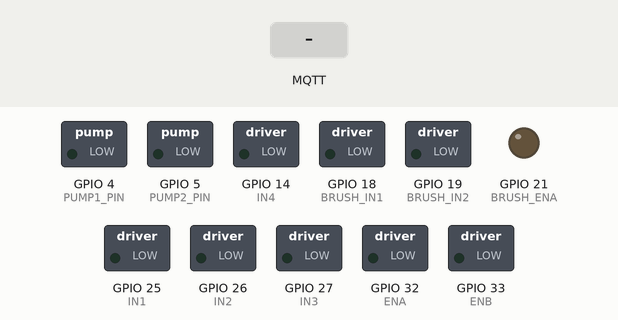
The sketch below on a simulated ESP32. Shown: switched loads named in the sketch (green lamp = pin HIGH), output pins drawn as LEDs (lit = HIGH). The test bench sets the inputs (shaded band). WiFi joins after 1.5 s; servers stay silent unless stated; random numbers use the default seed unless the sketch sets one; no MQTT or app messages arrive unless stated; what the sketch prints to the serial monitor is not drawn.

Above: at 2.7 s.
2.8 s: MQTT message "forward" arrives on the first subscribed topic
At 4.0 s:
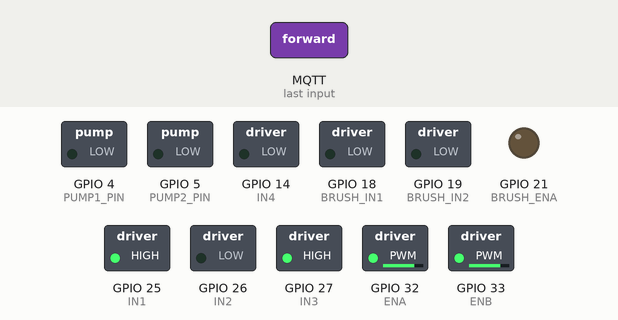
4.3 s: MQTT message "backward" arrives on the first subscribed topic
At 5.1 s:
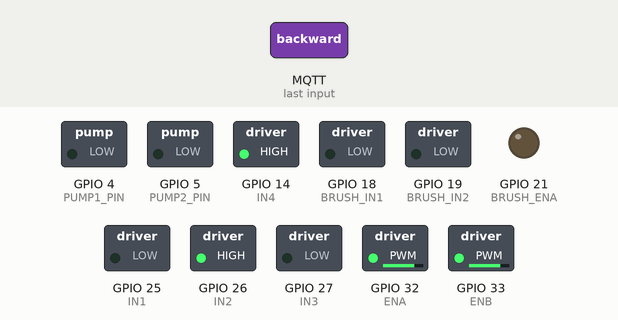
5.8 s: MQTT message "left" arrives on the first subscribed topic
At 6.2 s:
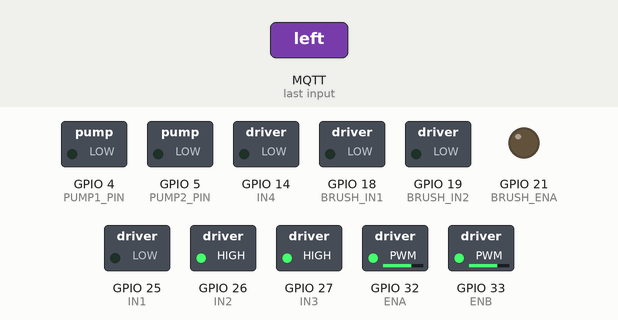
7.3 s: MQTT message "right" arrives on the first subscribed topic
At 8.5 s:
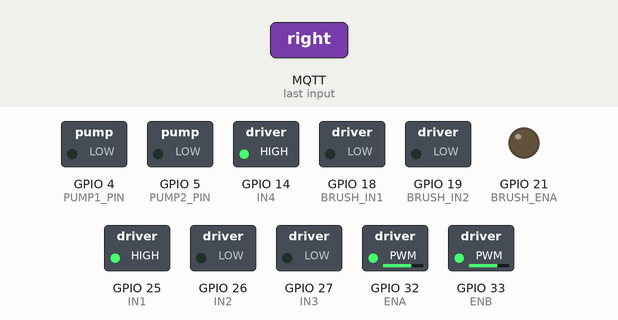
8.8 s: MQTT message "on" arrives on the second subscribed topic
At 9.7 s:
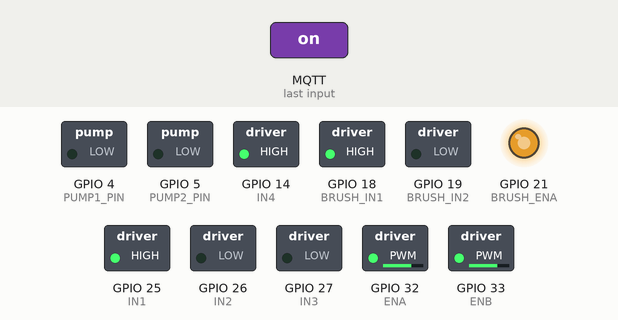
10.3 s: MQTT message "stop" arrives on the first subscribed topic
At 10.9 s:
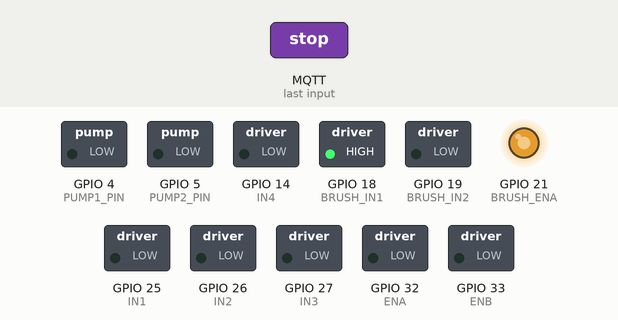
Timing chart, 0 to 12.8 s (numbered marks = the images above; inputs shaded):
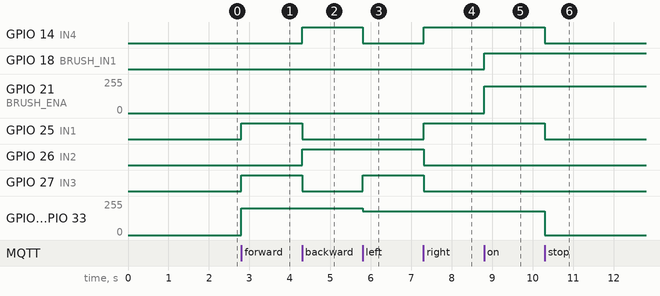

Measured:
- after the input at 2.8 s, GPIO 25 (IN1), GPIO 27 (IN3): LOW → HIGH at once; GPIO 32 (ENA), GPIO 33 (ENB): 0/255 → 199/255 at once
- after the input at 4.3 s, GPIO 14 (IN4), GPIO 26 (IN2): LOW → HIGH at once; GPIO 25 (IN1), GPIO 27 (IN3): HIGH → LOW at once
- after the input at 5.8 s, GPIO 14 (IN4): HIGH → LOW at once; GPIO 27 (IN3): LOW → HIGH at once; GPIO 32 (ENA), GPIO 33 (ENB): 199/255 → 179/255 at once
- after the input at 7.3 s, GPIO 14 (IN4), GPIO 25 (IN1): LOW → HIGH at once; GPIO 26 (IN2), GPIO 27 (IN3): HIGH → LOW at once
- after the input at 8.8 s, GPIO 18 (BRUSH_IN1): LOW → HIGH at once; GPIO 21 (BRUSH_ENA): 0/255 → 199/255 at once
- after the input at 10.3 s, GPIO 14 (IN4), GPIO 25 (IN1): HIGH → LOW at once; GPIO 32 (ENA), GPIO 33 (ENB): 179/255 → 0/255 at once

The sketch:

mqtt.ino
```cpp
#include <WiFi.h>
#include <PubSubClient.h>

// ========== WiFi Credentials ==========
const char* ssid = "wifi";
const char* password = "password";

// ========== MQTT Broker & Unique Topics ==========
const char* mqtt_server = "://hivemq.com";
const int mqtt_port = 1883;

// CHANGE "myuniquebot99" to any random word/number sequence to prevent others from hijacking your topics
#define TOPIC_MOVEMENT "myuniquebot99/robot/movement"
#define TOPIC_BRUSH    "myuniquebot99/robot/brush"
#define TOPIC_PUMP1    "myuniquebot99/robot/pump1"
#define TOPIC_PUMP2    "myuniquebot99/robot/pump2"

WiFiClient espClient;
PubSubClient client(espClient);

// ========== TRACK MOTORS (L298N #1) ==========
#define IN1 25
#define IN2 26
#define IN3 27
#define IN4 14
#define ENA 32
#define ENB 33

// ========== BRUSH MOTOR (L298N #2) ==========
#define BRUSH_IN1 18
#define BRUSH_IN2 19
#define BRUSH_ENA 21

// ========== PUMP RELAY PINS ==========
#define PUMP1_PIN 4   // Water Pump Relay
#define PUMP2_PIN 5   // Soap Pump Relay

// ========== PWM SETTINGS ==========
#define FREQ 1000
#define RESOLUTION 8

// Forward declarations of movement functions so compiler knows they exist
void moveForward(int speed);
void moveBackward(int speed);
void turnLeft(int speed);
void turnRight(int speed);
void stopMotors();
void brushOn(int speed);
void brushOff();

// ===================================================
// WiFi Setup
// ===================================================
void setup_wifi() {
  delay(10);
  Serial.println();
  Serial.print("Connecting to WiFi: ");
  Serial.println(ssid);

  WiFi.begin(ssid, password);

  while (WiFi.status() != WL_CONNECTED) {
    delay(500);
    Serial.print(".");
  }

  Serial.println("");
  Serial.println("WiFi Connected!");
  Serial.print("IP Address: ");
  Serial.println(WiFi.localIP());
}

// ===================================================
// MQTT Message Callback
// ===================================================
void callback(char* topic, byte* message, unsigned int length) {
  // Convert payload bytes into a clean string
  String msg = "";
  for (int i = 0; i < length; i++) {
    msg += (char)message[i];
  }
  msg.trim(); // Automatically strip out accidental newlines or trailing spaces

  // Debug Print: Check if ANY message reaches the board
  Serial.println("\n--- [NEW MQTT PACKET] ---");
  Serial.print("Topic: ");
  Serial.println(topic);
  Serial.print("Payload: [");
  Serial.print(msg);
  Serial.println("]");

  String topicStr = String(topic);

  // ---- Movement Commands ----
  if (topicStr == TOPIC_MOVEMENT) {
    if (msg == "forward") {
      Serial.println("Action: Moving Forward!");
      moveForward(200);
    }
    else if (msg == "backward") {
      Serial.println("Action: Moving Backward!");
      moveBackward(200);
    }
    else if (msg == "left") {
      Serial.println("Action: Turning Left!");
      turnLeft(180);
    }
    else if (msg == "right") {
      Serial.println("Action: Turning Right!");
      turnRight(180);
    }
    else if (msg == "stop") {
      Serial.println("Action: Stopping Motors!");
      stopMotors();
    }
  }

  // ---- Brush Commands ----
  else if (topicStr == TOPIC_BRUSH) {
    if (msg == "on") {
      Serial.println("Action: Brush ON!");
      brushOn(200);
    }
    else if (msg == "off") {
      Serial.println("Action: Brush OFF!");
      brushOff();
    }
  }

  // ---- Pump 1 (Water) Commands ----
  else if (topicStr == TOPIC_PUMP1) {
    if (msg == "on") {
      Serial.println("Action: Water Pump ON!");
      digitalWrite(PUMP1_PIN, HIGH);
    }
    else if (msg == "off") {
      Serial.println("Action: Water Pump OFF!");
      digitalWrite(PUMP1_PIN, LOW);
    }
  }

  // ---- Pump 2 (Soap) Commands ----
  else if (topicStr == TOPIC_PUMP2) {
    if (msg == "on") {
      Serial.println("Action: Soap Pump ON!");
      digitalWrite(PUMP2_PIN, HIGH);
    }
    else if (msg == "off") {
      Serial.println("Action: Soap Pump OFF!");
      digitalWrite(PUMP2_PIN, LOW);
    }
  }
}

// ===================================================
// MQTT Reconnect Logic
// ===================================================
void reconnect() {
  while (!client.connected()) {
    Serial.print("Attempting MQTT connection...");

    // Generate a strictly random Client ID to prevent server kicks
    String clientId = "ESP32Client-";
    clientId += String(random(0xffff), HEX);

    if (client.connect(clientId.c_str())) {
      Serial.println("Connected to MQTT Broker!");

      // Resubscribe using unique topics
      client.subscribe(TOPIC_MOVEMENT);
      client.subscribe(TOPIC_BRUSH);
      client.subscribe(TOPIC_PUMP1);
      client.subscribe(TOPIC_PUMP2);

      Serial.println("Topics Subscribed Successfully.");

    } else {
      Serial.print("Failed, rc=");
      Serial.print(client.state());
      Serial.println(" trying again in 5 seconds");
      delay(5000);
    }
  }
}

// ===================================================
// Track Motor Functions (Updated for ESP32 3.0+ Core API)
// ===================================================
void moveForward(int speed) {
  digitalWrite(IN1, HIGH);
  digitalWrite(IN2, LOW);
  digitalWrite(IN3, HIGH);
  digitalWrite(IN4, LOW);
  ledcWrite(ENA, speed); // Core 3.0+ expects the Pin directly if attached via ledcAttach
  ledcWrite(ENB, speed);
}

void moveBackward(int speed) {
  digitalWrite(IN1, LOW);
  digitalWrite(IN2, HIGH);
  digitalWrite(IN3, LOW);
  digitalWrite(IN4, HIGH);
  ledcWrite(ENA, speed);
  ledcWrite(ENB, speed);
}

void turnLeft(int speed) {
  digitalWrite(IN1, LOW);
  digitalWrite(IN2, HIGH);
  digitalWrite(IN3, HIGH);
  digitalWrite(IN4, LOW);
  ledcWrite(ENA, speed);
  ledcWrite(ENB, speed);
}

void turnRight(int speed) {
  digitalWrite(IN1, HIGH);
  digitalWrite(IN2, LOW);
  digitalWrite(IN3, LOW);
  digitalWrite(IN4, HIGH);
  ledcWrite(ENA, speed);
  ledcWrite(ENB, speed);
}

void stopMotors() {
  digitalWrite(IN1, LOW);
  digitalWrite(IN2, LOW);
  digitalWrite(IN3, LOW);
  digitalWrite(IN4, LOW);
  ledcWrite(ENA, 0);
  ledcWrite(ENB, 0);
}

void brushOn(int speed) {
  digitalWrite(BRUSH_IN1, HIGH);
  digitalWrite(BRUSH_IN2, LOW);
  ledcWrite(BRUSH_ENA, speed);
}

void brushOff() {
  digitalWrite(BRUSH_IN1, LOW);
  digitalWrite(BRUSH_IN2, LOW);
  ledcWrite(BRUSH_ENA, 0);
}

// ===================================================
// Setup
// ===================================================
void setup() {
  Serial.begin(115200);

  // Track motor pins
  pinMode(IN1, OUTPUT);
  pinMode(IN2, OUTPUT);
  pinMode(IN3, OUTPUT);
  pinMode(IN4, OUTPUT);

  // Brush motor pins
  pinMode(BRUSH_IN1, OUTPUT);
  pinMode(BRUSH_IN2, OUTPUT);

  // Pump pins
  pinMode(PUMP1_PIN, OUTPUT);
  pinMode(PUMP2_PIN, OUTPUT);
  digitalWrite(PUMP1_PIN, LOW);
  digitalWrite(PUMP2_PIN, LOW);

  // Modern ESP32 Core PWM setup (attaches frequency/resolution directly to the physical pin)
  ledcAttach(ENA, FREQ, RESOLUTION);
  ledcAttach(ENB, FREQ, RESOLUTION);
  ledcAttach(BRUSH_ENA, FREQ, RESOLUTION);

  // Run initialization routines
  setup_wifi();
  client.setServer(mqtt_server, mqtt_port);
  client.setCallback(callback);
}

// ===================================================
// Main Loop
// ===================================================
void loop() {
  if (!client.connected()) {
    reconnect();
  }
  client.loop();
}
```
